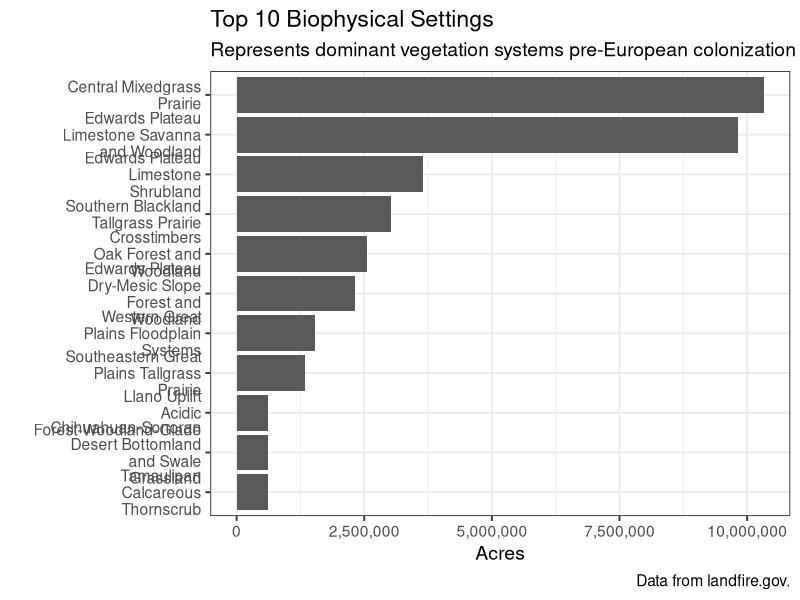
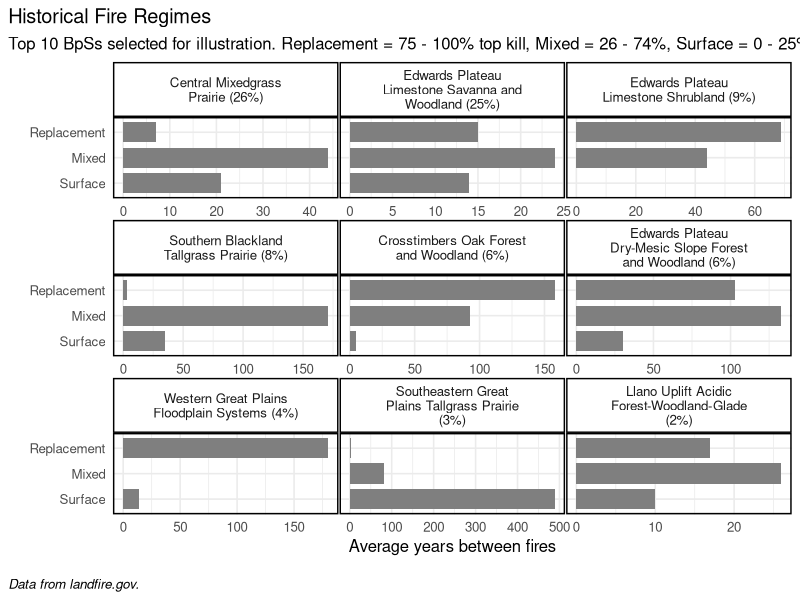

Here is the R script that generated these plots, in order:


# Notes ----
# Code by Randy Swaty
# Oct 7, 2025
# Makes simple charts with LANDFIRE attribute output
# Please see https://landfire-tnc.github.io/r_demos/prep_rasters.html for more information

# Set up ----

# load packages
library(tidyverse)
library(scales)
library(stringr)

# read in data for our Area of Interest
bps_data <- read.csv("outputs/bps_aoi_attributes.csv")
evt_data <- read.csv("outputs/evt_aoi_attributes.csv")

# Make simple chart of Biophysical Settings for your AoI ----

# summarize data by BpS Name attribute for chart.  We do this as an AoI may have multiple variants if it crosses multiple Map Zones. We also limit output dataframe to the top 10 BpSs.  Customize as needed!

bps_name <- bps_data %>%
  group_by(BPS_NAME) %>%
  summarize(ACRES = sum(ACRES),
            REL_PERCENT = sum(REL_PERCENT)) %>%
  arrange(desc(REL_PERCENT)) %>%
  top_n(n = 10, wt = REL_PERCENT)

# plot
bps_percent_chart <- 
  ggplot(data = bps_name, aes(x = BPS_NAME, y = REL_PERCENT)) + 
  geom_bar(stat = "identity") +
  labs(
    title = "Top 10 Biophysical Settings",
    subtitle = "Represents dominant vegetation systems pre-European colonization",
    caption = "Data from landfire.gov.",
    x = "",
    y = "Percent of landscape") +
  scale_x_discrete(limits = rev(bps_name$BPS_NAME),
                   labels = function(x) str_wrap(x, width = 18)) +
  coord_flip() +
  theme_bw(base_size = 14)

bps_acres_chart <-
  ggplot(data = bps_name, aes(x = BPS_NAME, y = ACRES)) + 
  geom_bar(stat = "identity") +
  labs(
    title = "Top 10 Biophysical Settings",
    subtitle = "Represents dominant vegetation systems pre-European colonization",
    caption = "Data from landfire.gov.",
    x = "",
    y = "Acres") +
  scale_x_discrete(limits = rev(bps_name$BPS_NAME),
                   labels = function(x) str_wrap(x, width = 18)) +
  coord_flip() +
  theme_bw(base_size = 14) +
  scale_y_continuous(labels = comma)

bps_acres_chart

# Make chart of historical fire regimes for BpSs of your AoI ----

# rename columns for clarity
bps_data_clean <- bps_data %>%
  rename(
    Replacement = FRI_REPLAC,
    Mixed = FRI_MIXED,
    Surface = FRI_SURFAC
  )

# filter top 10 BPS_NAMEs by REL_PERCENT
top_bps <- bps_data_clean %>%
  arrange(desc(REL_PERCENT)) %>%
  slice_head(n = 10) %>%
  mutate(
    BPS_LABEL = paste0(BPS_NAME, " (", round(REL_PERCENT), "%)")
  )

# reshape to long format
bps_long <- top_bps %>%
  select(BPS_LABEL, REL_PERCENT, Replacement, Mixed, Surface) %>%
  pivot_longer(cols = c(Replacement, Mixed, Surface),
               names_to = "Fire_Regime",
               values_to = "Years") %>%
  filter(Years >= 0)

# set order of Fire types
bps_long$Fire_Regime <- factor(bps_long$Fire_Regime, levels = c(
  "Surface",
  "Mixed",
  "Replacement"
))

# order BPS_LABEL by REL_PERCENT
bps_long$BPS_LABEL <- factor(bps_long$BPS_LABEL,
                             levels = top_bps$BPS_LABEL[order(top_bps$REL_PERCENT, decreasing = TRUE)])

# plot
fri_chart <- 
  ggplot(bps_long, aes(x = Years, y = Fire_Regime)) +
  geom_bar(stat = "identity", 
           fill = "grey50",
           width = 0.8, ) +  # grey bars
  facet_wrap(~ BPS_LABEL, 
             scales = "free_x",
             labeller = label_wrap_gen(width = 25), 
             nrow(3)) +
  theme_minimal(base_size = 12) +
  labs(
    title = "Historical Fire Regimes",
    subtitle = "Top 10 BpSs selected for illustration. Replacement = 75 - 100% top kill, Mixed = 26 - 74%, Surface = 0 - 25%",
    caption = "\nData from landfire.gov.",
    x = "Average years between fires",
    y = "") +
  theme(plot.caption = element_text(hjust = 0, face= "italic"), #Default is hjust=1
        plot.title.position = "plot", #NEW parameter. Apply for subtitle too.
        plot.caption.position =  "plot") +
  theme(panel.spacing = unit(.05, "lines"),
        panel.border = element_rect(color = "black", fill = NA, linewidth = 1), 
        strip.background = element_rect(color = "black", linewidth  = 1))

fri_chart 








